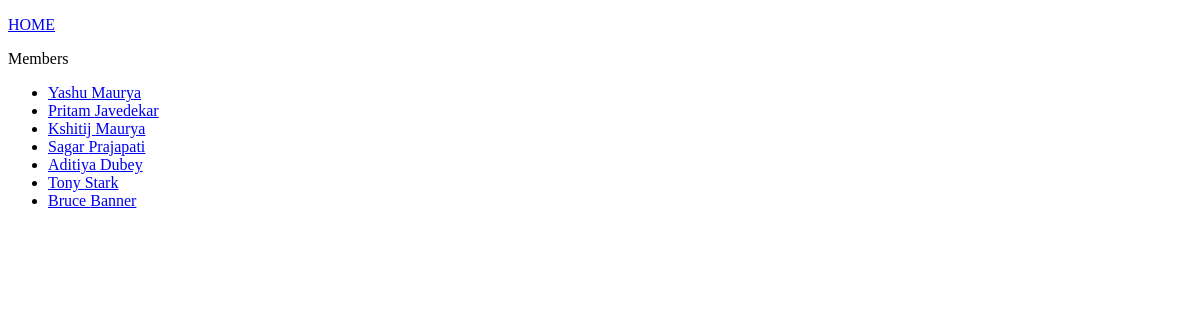
/members/, run on an earlier commit of the app's database.
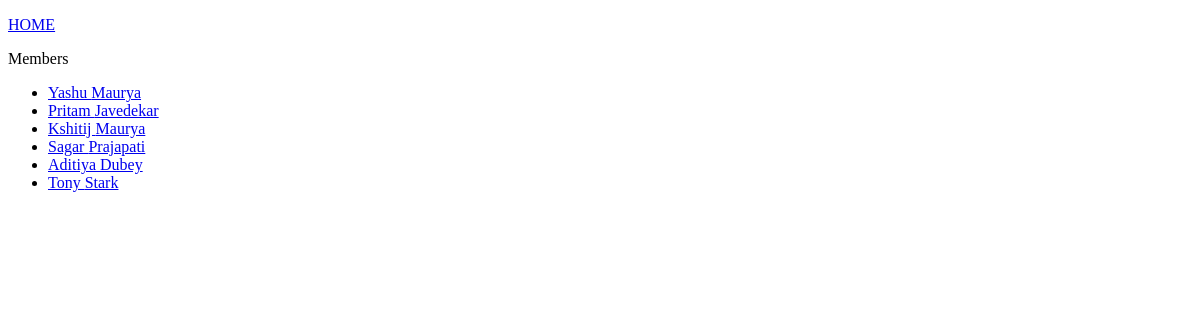
And on a later commit of the database.
### members/models.py (models this page shows, shortened)
class Member(models.Model):
    firstname = models.CharField(max_length=255)
    lastname = models.CharField(max_length=255)
    phone = models.IntegerField(null=True, blank=True)
    joined_date = models.DateField(default=now)

### members/views.py (the view)
# urls.py: path('members/', views.members, name='members'),
def members(request):
  mymembers = Member.objects.all().values()
  template = loader.get_template('all_members.html')
  context = {
    'mymembers': mymembers,
  }
  return HttpResponse(template.render(context, request))

### members/templates/all_members.html (shortened to what this page needs)
{% extends "master.html" %}
{% block content %}
<p><a href="/">HOME</a></p>
<p>Members</p>
<ul>
  {% for x in mymembers %}
    <li><a href="details/{{ x.id }}">{{ x.firstname }} {{ x.lastname }}</a></li>
  {% endfor %}
</ul>
{% endblock %}

### members/templates/master.html (shortened to what this page needs)
<!DOCTYPE html>
<html lang="en">
<head>
</head>
<body>
{% block content %}
{% endblock %}
</body>
</html>

What changed in the data, as far as the page shows it:
removed Member: firstname "Bruce", lastname "Banner"
